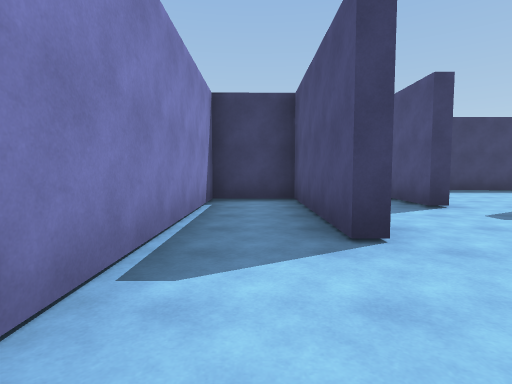
View 1 (above)

15 first-person views from a walk through a scene from a Unity 3-D project. The camera is 1.3 m above the floor, tilts 4° down and sees 80° across. The floor is counted in squares, 2.31 m on a side. Each view is taken from the middle of a square. On the plan, view 1 faces up. The plan holds only what a view shows up to about 9 squares ahead; the rest is blank. The player is left out.

View 2
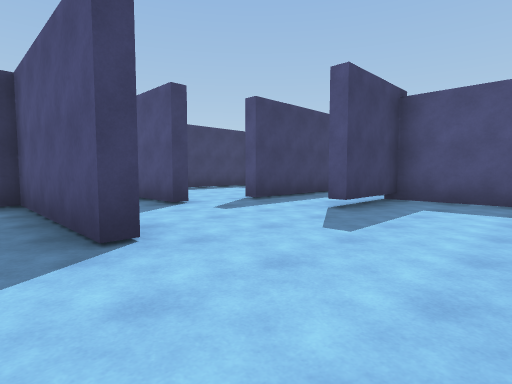

View 3
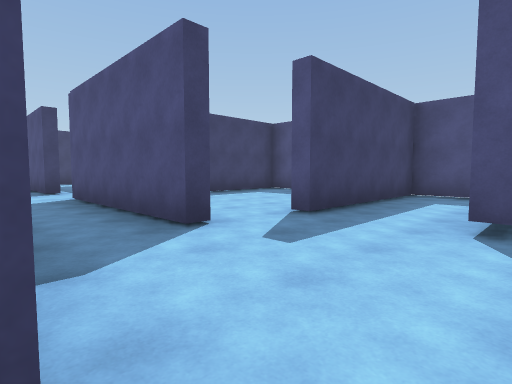

View 4
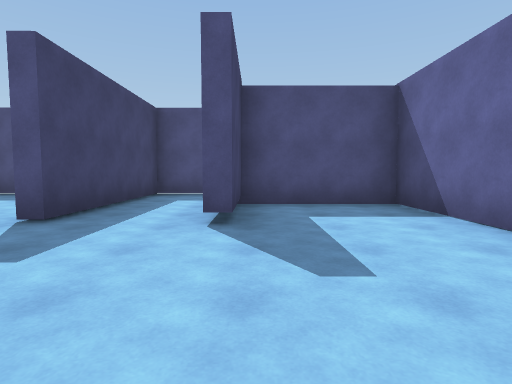

View 5
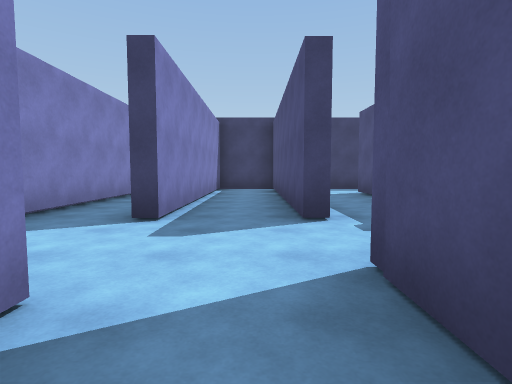

View 6
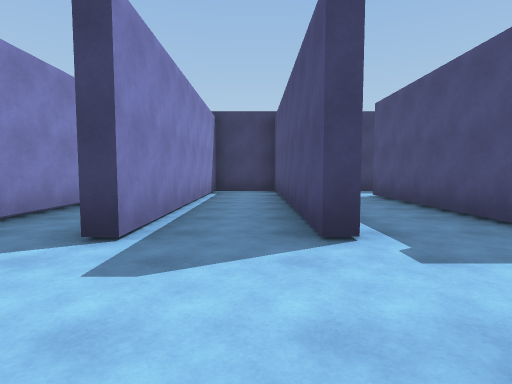

View 7
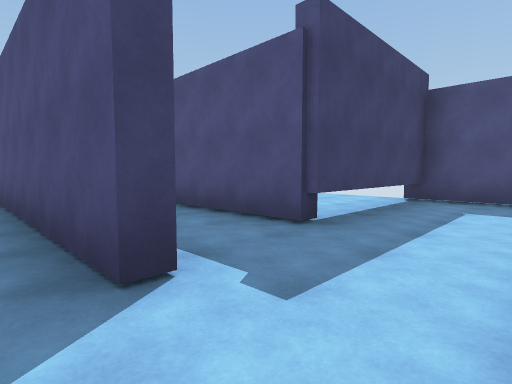

View 8
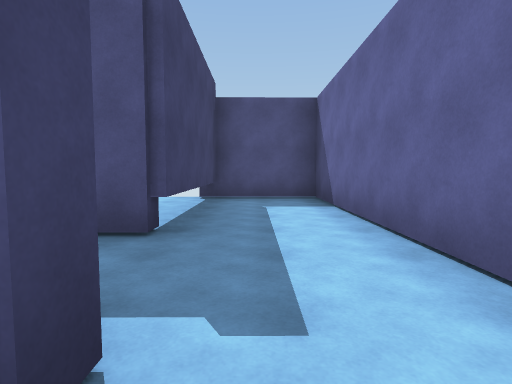

View 9
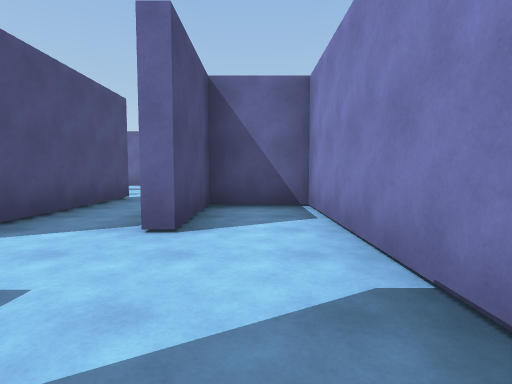

View 10
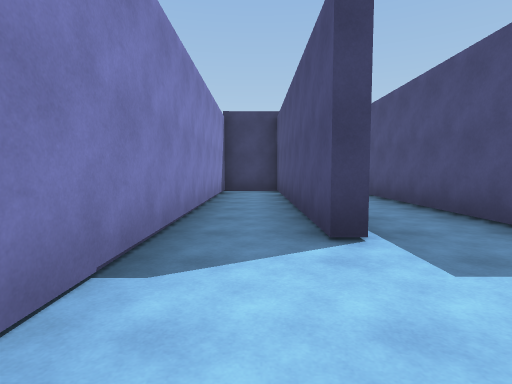

View 11
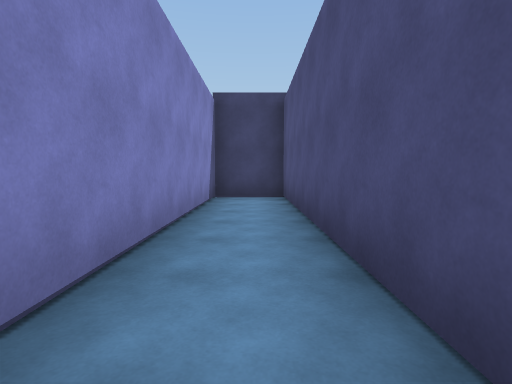

View 12
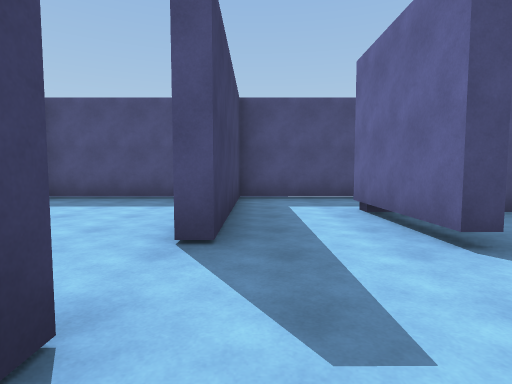

View 13
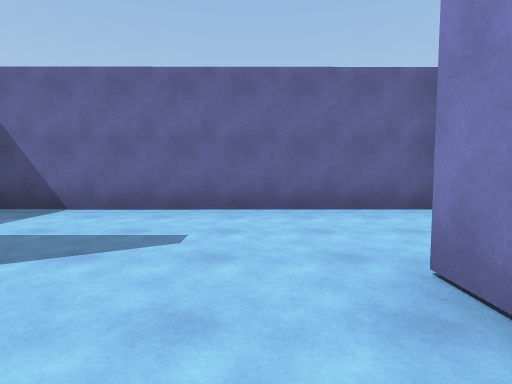

View 14
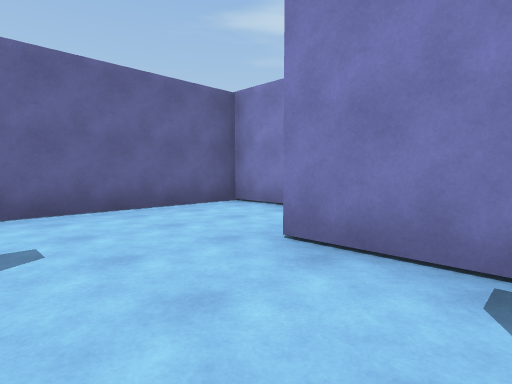

View 15
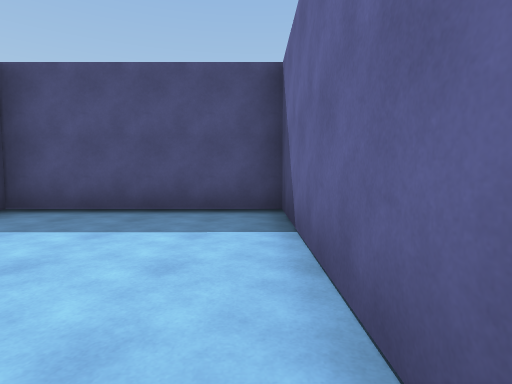

### Floor plan
Points are (right, up) in squares from view 1. A wall is a line through its corners. A room is listed if a view was taken in it or the views show most of it. See-through windows are left out.
Room 1 (views 1, 2, 3, 4, 5, 6, 7, 8, 12, 13, 14)
walls: (2.7, 4.6) (2.6, 8.9); (1.1, 3.9) (1.1, 2.3); (0.6, 2.3) (0.6, 5.9) (-0.8, 5.9) (-0.8, -0.4) (6.1, -0.4) (6.1, 2.4) (4.1, 2.4) (4.1, 2.5) (6.6, 2.6); (6.4, 4.3) (4.2, 4.3); (3, 10.4) (2.6, 10.4) (2.6, 16.4) (1, 16.4) (1, 10.4)
ways out: opening at (1, 9.5) to room 2; opening at (4, 4) to room 3; opening at (3, 9.5) to room 4; opening at (5.5, 3)
Room 2 (views 9, 10, 11)
walls: (0.6, 10.4) (0.6, 16.4) (-0.9, 16.4) (-0.8, 6.2) (0.6, 6.2) (0.6, 8.3)
ways out: opening at (1, 9.5) to room 1
Room 3 (view 15)
walls: (4.4, 4.6) (8.2, 4.6) (8.2, 8.5) (5.3, 8.5)
ways out: opening at (4, 4) to room 1
Room 4 (no view inside)
walls: (3.3, 8.8) (8.2, 8.8) (8.2, 11.2); (8.3, 10.8) (4.6, 10.8) (4.6, 14.9)
ways out: opening at (3, 9.5) to room 1; opening at (4, 14)

Where each view was taken, in squares from view 1:
view 1: 0 up, 0 right, facing up
view 2: 0 up, 0 right, facing up-right
view 3: 2 up, 1 right, facing up-right
view 4: 2 up, 1 right, facing right
view 5: 7 up, 2 right, facing up
view 6: 8 up, 2 right, facing up
view 7: 9 up, 2 right, facing up-right
view 8: 10 up, 2 right, facing right
view 9: 11 up, 0 right, facing down
view 10: 8 up, 0 right, facing up
view 11: 10 up, 0 right, facing up
view 12: 4 up, 2 right, facing right
view 13: 4 up, 2 right, facing down
view 14: 4 up, 3 right, facing down-left
view 15: 5 up, 4 right, facing right
